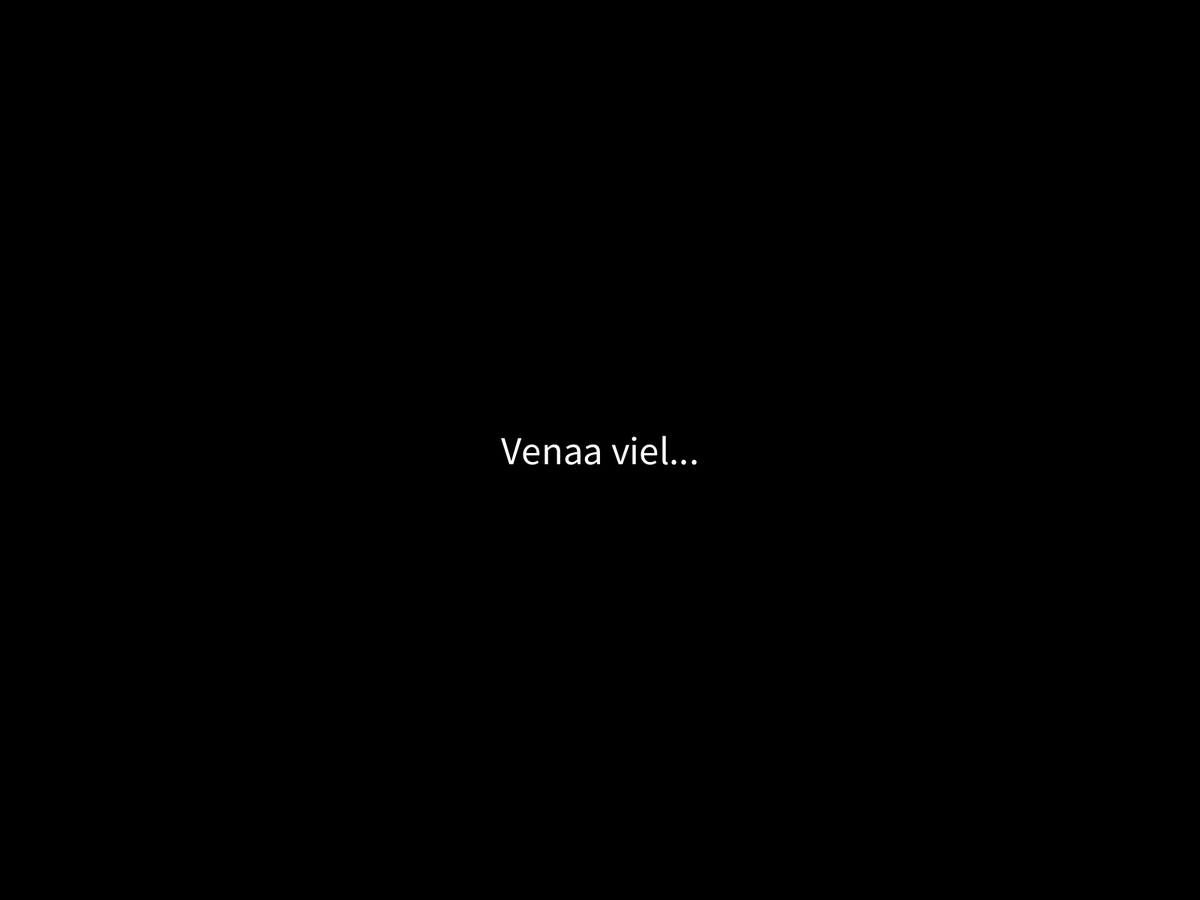
Frame 1 (no input)
Frame 60 (the mouse pressed at the canvas centre just before this capture): identical to frame 1, image omitted
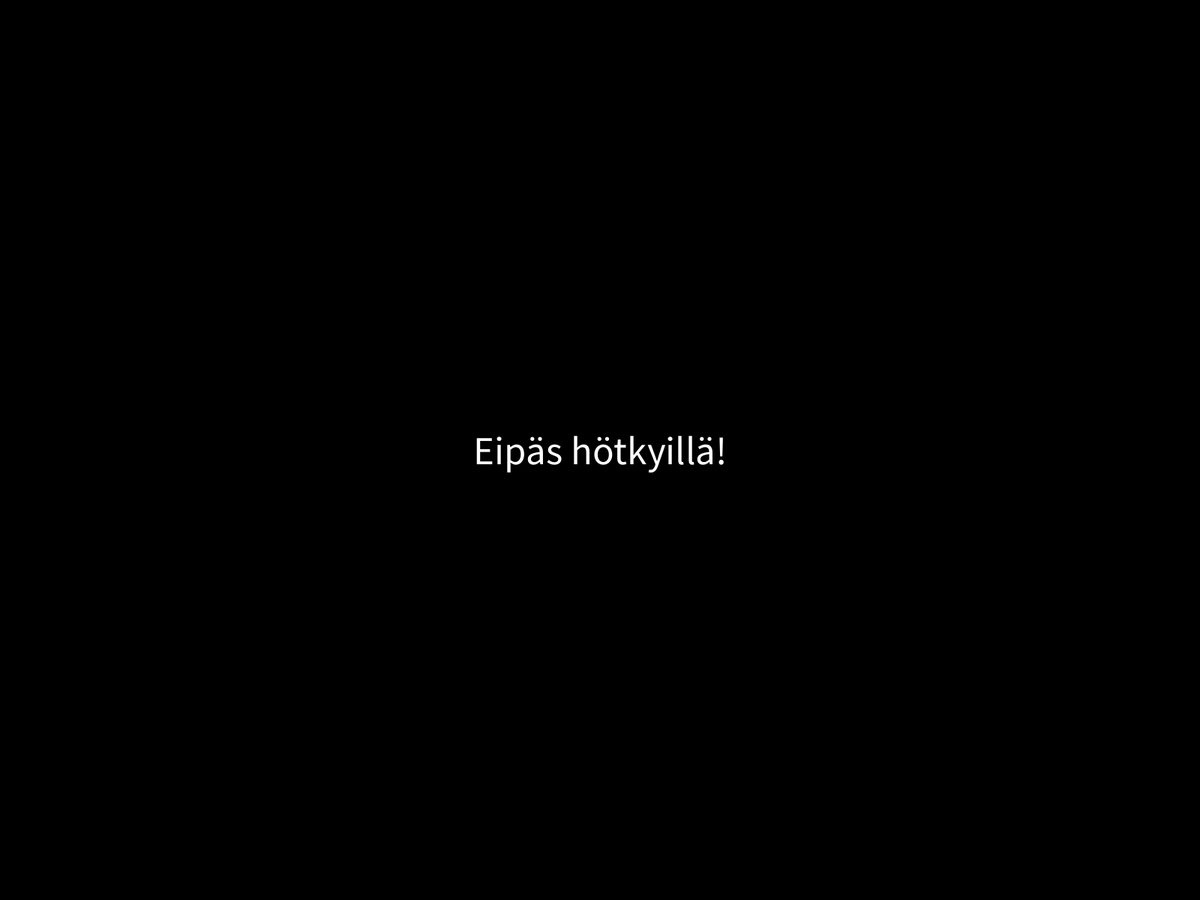
Frame 120 (the mouse held since frame 60 and released just before this capture)

The Processing sketch that drew these frames (run headless with seeded random() and noise(); from frame 60 on, the mouse is pressed at the canvas centre):

// Processing sketch: ReactionTime
// ── ReactionTime.pde
int count = 0;
int limit = 300;
int time = 0;
boolean mode = true;
boolean fail = false;

void setup() {
  fullScreen();
  frameRate(60);
}

void draw() {
  if (mode) {
    if(count<limit) {
      fail = false;
      write("Venaa viel...");
      } else {
      write("Ny!");
      if (count==limit) {
      time = millis();
      }
      } 
      count++;
  } else if (fail) {
    write("Eipäs hötkyillä!");
  }
    else {
      write(time + " ms");
  }
}

void mousePressed() {
  time = millis()-time;
  mode = !mode;
  if (count<limit) {
  fail = true;
  }
  count = 0;
}

void write(String a) {
background(0);
fill(255);
textSize(width/30);
textAlign(CENTER, CENTER);
text(a, width/2, height/2);
}
